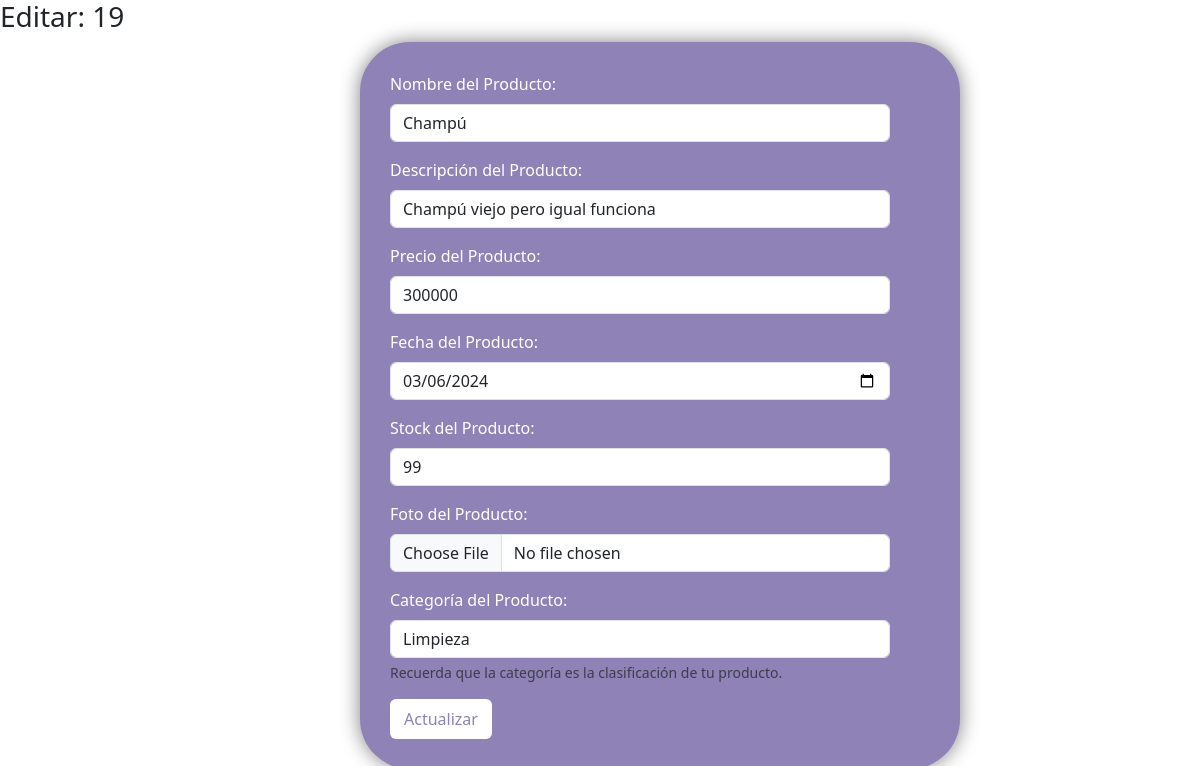
The page /productos_editar/19/ on the database as committed earlier.
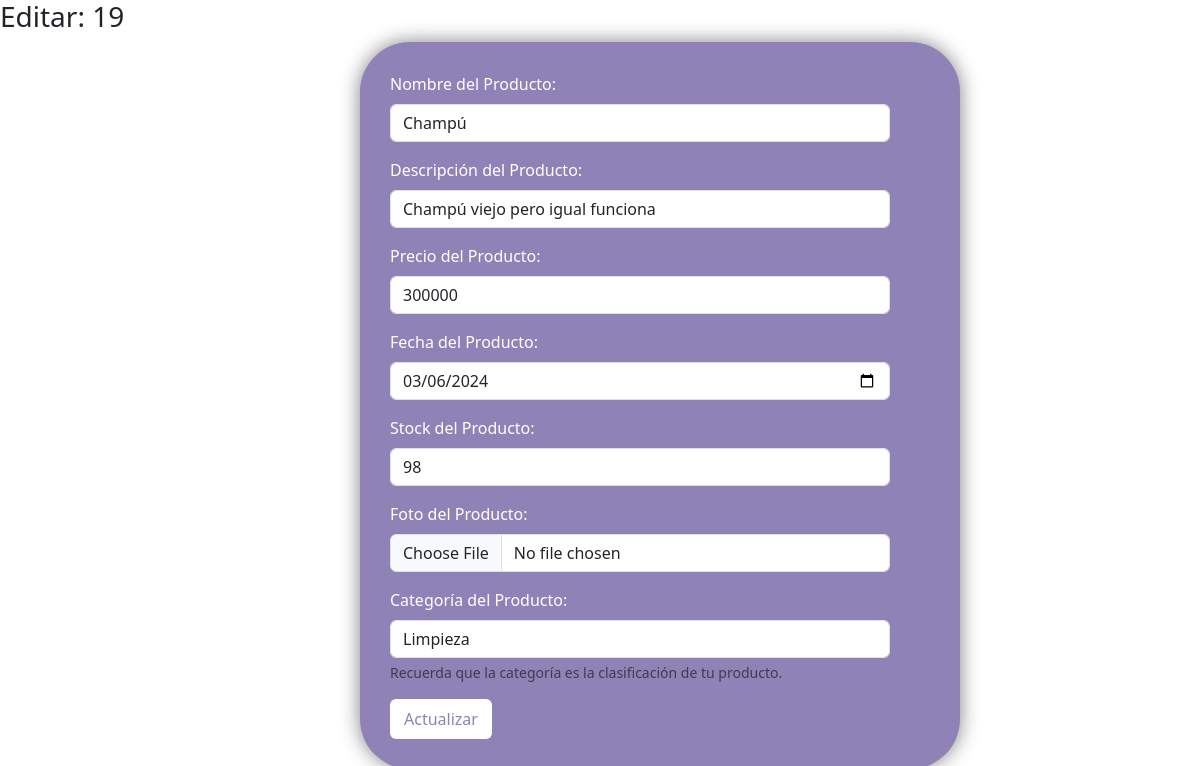
The same page on the database as committed later.
### tienda/models.py (models this page shows, shortened)
class Producto(models.Model):
    nombre = models.CharField(max_length=254)
    descripcion = models.TextField(null=True, blank=True, default="El producto no tiene descripción")
    precio = models.IntegerField()
    fecha_compra = models.DateField()
    stock = models.IntegerField(default=1)
    foto = models.ImageField(null=True, blank=True, upload_to='fotos_productos', default='default.png')
    categoria = models.ForeignKey(Categoria, on_delete=models.DO_NOTHING, default=1)

class Categoria(models.Model):
    nombre = models.CharField(max_length=254)
    descripcion = models.TextField(null=True, blank=True)

### tienda/views.py (the view)
# urls.py: path("productos_editar/<int:id>/", views.productos_editar, name="productos_editar"),
def productos_editar(request, id):
    q = Producto.objects.get(pk=id)
    query = Categoria.objects.all()
    contexto = {"id": id, "data": q, "categoria": query}
    return render(request, "tienda/productos/pro-form.html", contexto)

### tienda/templates/tienda/productos/pro-form.html (shortened to what this page needs)
{% extends 'tienda/base.html' %}
{% load static %}
{% block contenedor %}
{% if id %}
    <h3>Editar: {{ data.id }}</h3>
{% else %}
    <h3 class="m-3">Crear: </h3>
{% endif %}
<div class="formulario_contenedor">
    <form method="post" action="{% url 'tienda:productos_guardar' %}" class="forms" enctype="multipart/form-data">
            <div class="mb-3">
                <label class="form-label">Nombre del Producto:</label>
                <input type="text" class="form-control" placeholder="Nombre" name="nombre" value="{{ data.nombre }}" required>
            </div>
            <div class="mb-3">
                <label class="form-label">Descripción del Producto:</label>
                <input type="text" class="form-control" placeholder="Descripción" name="descripcion" value="{{ data.descripcion }}" required>
            </div>
            <div class="mb-3">
                <label class="form-label">Precio del Producto:</label>
                <input type="number" class="form-control" placeholder="Precio" name="precio" value="{{ data.precio }}" required>
            </div>
            <div class="mb-3">
                <label class="form-label">Fecha del Producto:</label>
                <input type="date" class="form-control" placeholder="Fecha de la Compra" name="fecha_compra" value="{{ data.fecha_compra|date:'Y-m-d' }}" required>
            </div>
            <div class="mb-3">
                <label class="form-label">Stock del Producto:</label>
                <input type="number" class="form-control" placeholder="Stock" name="stock" value="{{ data.stock }}" required>
            </div>
            <div class="mb-3">
                <label class="form-label">Foto del Producto:</label>
                <input type="file" class="form-control" placeholder="Foto" name="foto_producto" value="{{ data.foto }}" accept="image/*">
            </div>
            <div class="mb-3">
                <label class="form-label">Categoría del Producto:</label>
                <select name="categoria" class="form-control" required>
                    {% for c in categoria %}
                        <option value="{{ c.id }}" {% if data.categoria.id == c.id %}selected=""{% endif %} >{{ c.nombre }}</option>
                    {% endfor %}
                </select>
                <div class="form-text">Recuerda que la categoría es la clasificación de tu producto.</div>
            </div>
            {% if id %}
                <button type="submit" class="btn btn-primary enviar_formulario">Actualizar</button>
            {% else %}
                <button type="submit" class="btn btn-primary enviar_formulario">Crear</button>
            {% endif %}
    </form>
</div>
{% endblock %}

Rows that differ between the two databases and show on the page:
changed Producto "Champú": stock "99" → "98"
